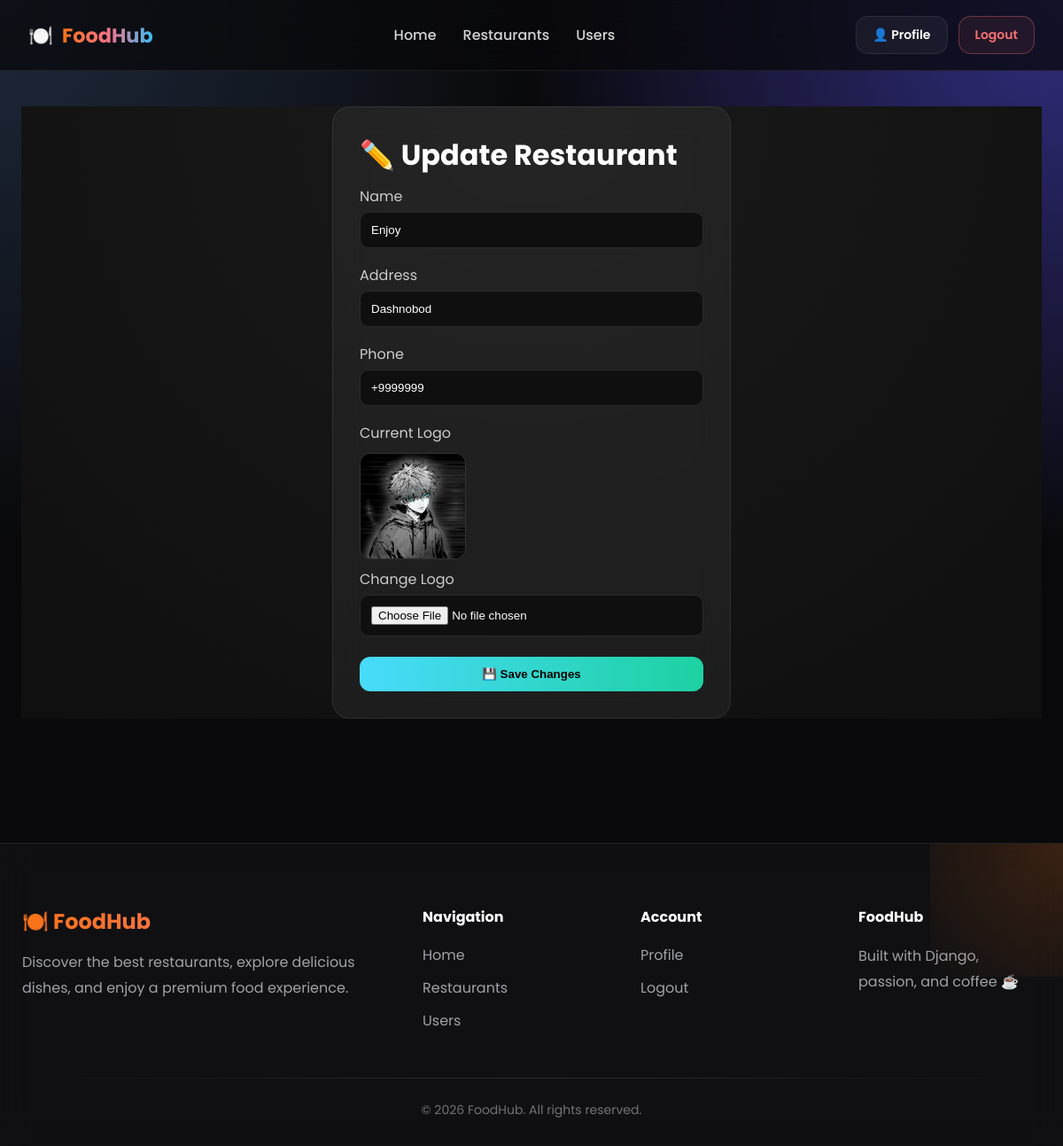
/restaurant/update/enjoy-1f9a (signed in), run on the app's committed database.
### taom/models.py (models this page shows, shortened)
class Restaurant(models.Model):
    name = models.CharField(max_length=100,blank=False,null=False)
    address = models.CharField(max_length=200,blank=False,null=False)
    phone = models.CharField(max_length=20,blank=False,null=False)
    logo = models.ImageField(upload_to='logos/',default='logos/default.jpg',blank=True,null=False)
    created_at = models.DateTimeField(auto_now_add=True,blank=True,null=False)
    slug = models.SlugField(blank=True,null=False,unique=True)
    owner = models.ForeignKey(
        CustomUser,
        on_delete=models.CASCADE,
        related_name='restaurants',
        null=True,
        blank=True,
    )

### taom/views.py (the view, shortened to what this page needs)
# urls.py: path('restaurant/update/<slug:slug>',views.restaurant_update,name='restaurant_update'),
def restaurant_update(request,slug):
    restaurant = get_object_or_404(Restaurant,slug=slug)
    if restaurant.owner != request.user:
        return HttpResponseForbidden("Siz bu restaurantni edit qilishingiz mumkinmas!")
    return render(request, 'restaurant_update.html', {'restaurant': restaurant})

### templates/restaurant_update.html (shortened to what this page needs)
{% extends 'base.html' %}
{% block content %}
<div class="page">
    <div class="card">
        <h1>✏️ Update Restaurant</h1>
        <form method="POST" enctype="multipart/form-data">
            <label>Name</label>
            <input type="text" name="name" value="{{ restaurant.name }}" required>
            <label>Address</label>
            <input type="text" name="address" value="{{ restaurant.address }}" required>
            <label>Phone</label>
            <input type="text" name="phone" value="{{ restaurant.phone }}" required>
            <label>Current Logo</label>
            {% if restaurant.logo %}
                <img src="{{ restaurant.logo.url }}" class="preview">
            {% else %}
                <img src="/media/logos/default.jpg" class="preview">
            {% endif %}
            <label>Change Logo</label>
            <input type="file" name="logo">
            <button type="submit">💾 Save Changes</button>
        </form>
    </div>
</div>
{% endblock %}

### templates/base.html (style rules this page uses)
:root { --bg:#09090b; --card:#141418; --border:rgba(255,255,255,.08); --text:#ffffff; --muted:#a1a1aa; --accent:#f97316; --accent2:#38bdf8; }
* { margin:0; padding:0; box-sizing:border-box; transition:.3s ease; }
html { scroll-behavior:smooth; }
body { min-height:100vh; font-family:'Poppins',sans-serif; background: radial-gradient(circle at top left,#1e293b 0%,transparent 35%), radial-gradient(circle at top right,#312e81 0%,transparent 35%), var(--bg); color:var(--text); overflow-x:hidden; }
img { max-width:100%; display:block; }

### templates/restaurant_update.html (style rules this page uses)
.page { min-height:80vh; display:flex; justify-content:center; align-items:center; background:radial-gradient(circle at top,#1a1a1a,#0f0f0f); }
.card { width:450px; padding:30px; border-radius:20px; background:rgba(255,255,255,0.05); border:1px solid rgba(255,255,255,0.08); backdrop-filter:blur(18px); color:white; animation:fadeUp .5s ease; }
label { display:block; margin-top:10px; margin-bottom:5px; color:#ccc; }
input { width:100%; padding:12px; margin-bottom:8px; border-radius:10px; border:1px solid #2a2a2a; background:#0f0f0f; color:white; }
.preview { width:120px; height:120px; object-fit:cover; border-radius:12px; margin:10px 0; border:1px solid #333; }
button { width:100%; margin-top:15px; padding:12px; border:none; border-radius:12px; background:linear-gradient(90deg,#48dbfb,#1dd1a1); font-weight:bold; cursor:pointer; transition:.3s; }

### data on the page
Restaurant: name "Enjoy", address "Dashnobod", phone "+9999999", logo (picture)
